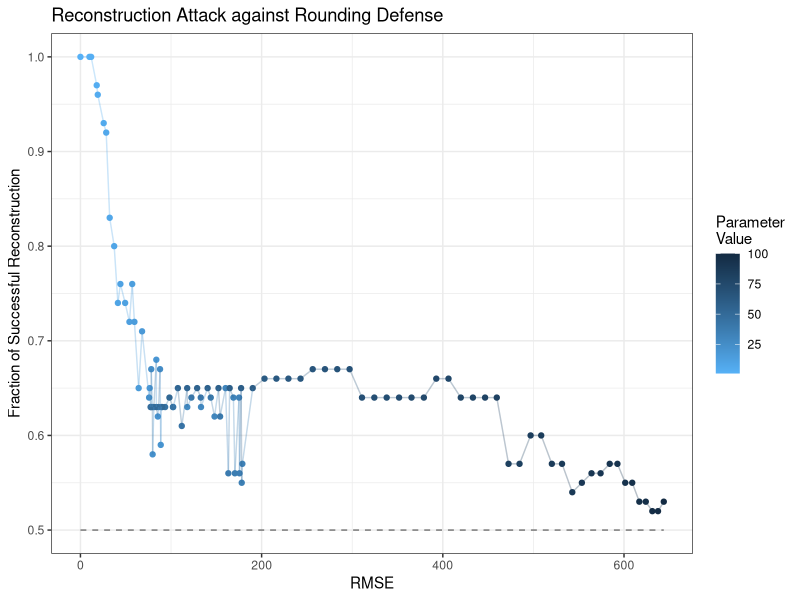
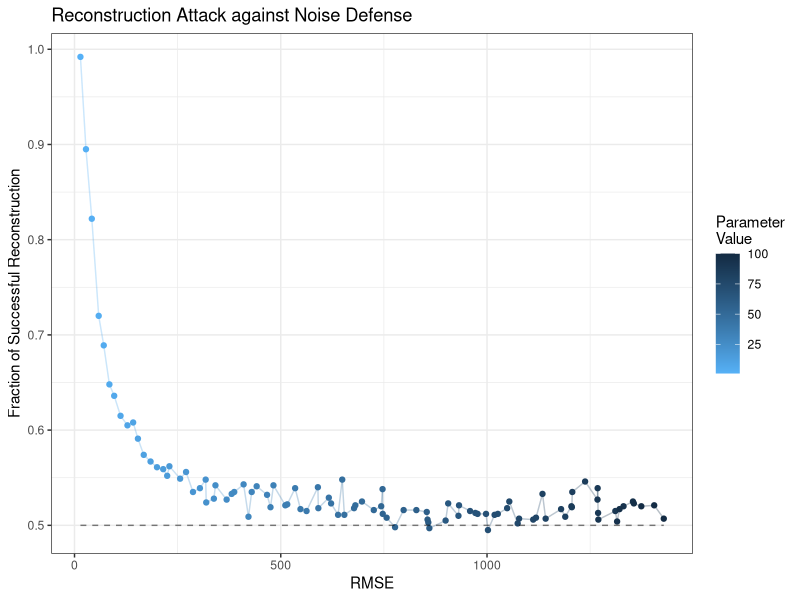
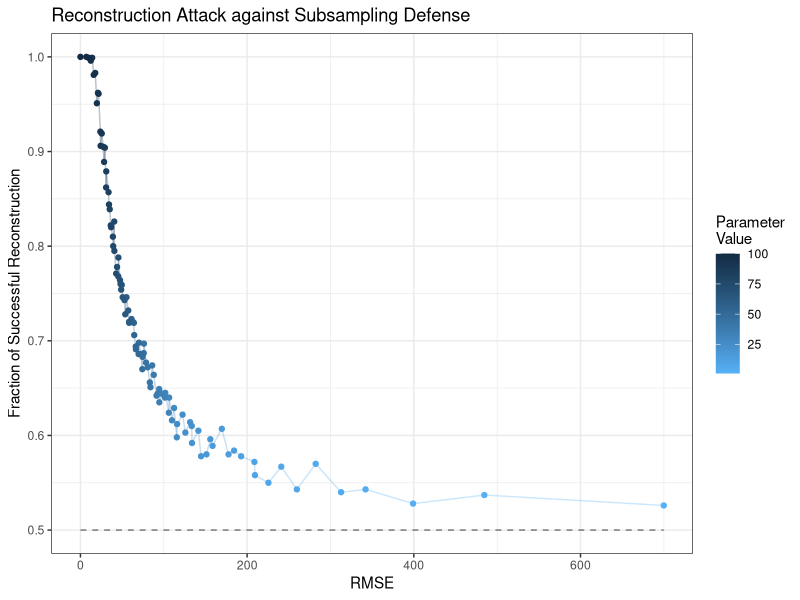

The R source for these figures, in order:
##
## q2reconstructionattack.r
##
## Regression-based reconstruction attack against various defense mechanisms
##
## JH 2019/02/21
##

library(ggplot2)    # using ggplot graphing libraries (optional)

##### Parameters

set.seed(99)          # RNG seed
n <- 100              # Dataset size
k.trials <- 2 * n     # Number of queries
exp.n <- 10           # Number of experiments at each step

##### Data

# read in the data
sample.data <- read.csv('FultonPUMS5sample100.csv')
sample.data.clean <- sample.data[3:17]
attributes.n <- length(names(sample.data.clean))

# get sensitive data (USCITIZEN)
sensitive.var <- "uscitizen"
sensitive.data <- sample.data[, sensitive.var]


##### Querying Mechanisms (including defenses)

# standard query of the dataset
query <- function(data, pred, p) {
  # extract data subset according to specified predicate
  subset <- data[as.logical(pred)]
  # calculate desired sum
  sum <- sum(subset)
  sum
}

# query w/ defense by rounding to nearest multiple of R
query.rounding <- function(data, pred, r) {
  # get actual query
  sum <- query(data, pred)
  # apply rounding defense
  sum.rounded <- round(sum / r) * r
  sum.rounded
}

# query w/ defense by adding Gaussian noise
query.noisy <- function(data, pred, sigma) {
  # get actual query
  sum <- query(data, pred)
  # apply Gaussian noise as defense
  sum.noisy <- sum + rnorm(1, 0, sigma)
  sum.noisy
}

# query w/ defense by subsampling t out of n rows
query.subsampling <- function(data, pred, t) {
  # create subsample T with t out of n rows
  T.rows <- sample(length(data), t)
  # extract data subset from subsample according to specified predicate
  T.data <- data[T.rows]
  # get actual query on this subsample
  sum <- query(data[T.rows], pred[T.rows])
  # scale up
  sum.sub <- sum * length(data) / t
  sum.sub
}


##### Define Predicates

# hashing to generate predicates
prime <- 563    # moderately large prime

predicate.single <- function(r.nums, individual) {
  (sum(r.nums * individual) %% prime) %% 2
}

# define predicates for the 2n queries
predicates <- matrix(NA, nrow = k.trials, ncol = n)

# generate 2n predicates
for (pred.index in 1:k.trials) {
  # generate random numbers for this hash
  r.nums <- sample(0:(prime - 1), attributes.n, replace=TRUE)
  # calculate for particular individual
  pred.temp <- apply(sample.data.clean, MARGIN = 1, predicate.single, r.nums)
  # store the predicate
  predicates[pred.index,] <- pred.temp
}


#### Main Reconstruction Attack function
# takes a defense query mechanism and name of defense
# makes the attack and plots the results
reconstruction <- function (query.function, defense.name) {
  results <- data.frame(param=integer(), rmse=numeric(), frac=numeric())
  # loop through different parameter values
  for (param.value in 1:n) {
    # make 10 experiments each time, storing each RMSE and fraction of success
    experiments.rmse <- vector("numeric", exp.n)
    experiments.frac <- vector("numeric", exp.n)
    for (exp.index in 1:exp.n) {
      squared.errors <- c()
      history <- matrix(NA, nrow = k.trials, ncol = (n + 1))
      
      ##### Run Queries
      # make the 2n queries using the generated predicates
      for (pred.index in 1:k.trials) {
        # extract predicate
        pred.current <- predicates[pred.index,]
        # get standard query and query with defense
        q.standard <- query(sensitive.data, pred.current)
        q.defense <- query.function(sensitive.data, pred.current, param.value)
        # save this query (result w/ defense + predicate) to history table
        history[pred.index,] <- c(q.defense, as.numeric(pred.current))
        # calculate and store squared errors
        squared.errors <- c(squared.errors, (q.defense - q.standard) ** 2)
      }
      # calculate RMSE for this experiment
      experiments.rmse[exp.index] <- sqrt(sum(squared.errors))
      
      # convert into dataframe
      xnames <- paste("x", 1:n, sep="")
      varnames <- c("y", xnames)
      release.data <- as.data.frame(history)
      names(release.data) <- varnames
      
      ##### Regression Attack
      # attack formula
      attack.formula <- paste(xnames, collapse=" + ")
      attack.formula <- paste("y ~ ", attack.formula, "-1")
      attack.formula <- as.formula(attack.formula)
      attack.output <- lm(attack.formula, data=release.data)
      # regression coefficient estimates
      attack.estimates <- attack.output$coef
      # estimates rounded to give reconstruction predictions
      attack.reconstructed <- as.numeric(attack.estimates > 0.5) #round(attack.estimates)
      # calculate fraction successfully reconstructed
      experiments.frac[exp.index] <-
        sum(attack.reconstructed == sensitive.data) / n
    }
    # append the avg of the 10 experiments for this particular parameter value
    results <- rbind(results,
                     c(param.value, mean(experiments.rmse), mean(experiments.frac)))
  }
  
  names(results) <- c("param", "rmse", "frac")
  
  ##### Visualization of results
  # type to distinguish between successful (1) or not (0)
  results$success <- as.numeric(results$frac > 0.5)
  # plot the result
  ggplot(results, aes(x=rmse, y=frac)) + # scatter plot
    geom_point(aes(color=param)) + 
    # trend line
    geom_line(aes(color=param), alpha=0.3) +
    # success threshold
    geom_line(aes(y=0.5), alpha=0.5, size=0.5, linetype=2) +
    # labels and title
    ylab("Fraction of Successful Reconstruction") +
    xlab("RMSE") +
    ggtitle(paste("Reconstruction Attack against", defense.name)) + 
    # legend formatting
    scale_color_continuous(name="Parameter\nValue", low="#56B1F7", high="#132B43") +
    theme_bw()
  #plot(results$frac, results$rmse) # use this instead if no ggplot
}

# make the calls to the reconstruction attack function
reconstruction(query.rounding, "Rounding Defense")
dev.copy2pdf(file="./figs/attackrounding.pdf")
reconstruction(query.noisy, "Noise Defense")
dev.copy2pdf(file="./figs/attacknoise.pdf")
reconstruction(query.subsampling, "Subsampling Defense")
dev.copy2pdf(file="./figs/attacksubsampling.pdf")
